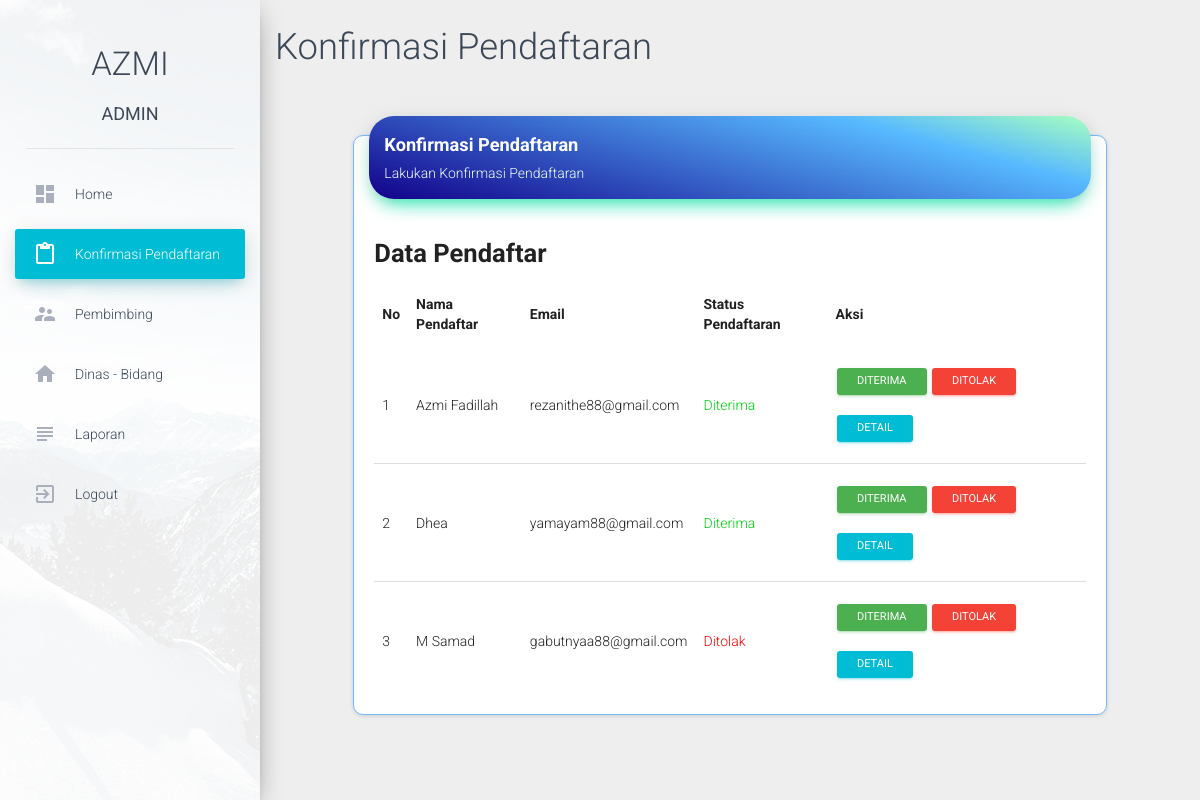
The page /dashboard/index.php?page=7 (signed in) on the database its author committed.
### tables this page shows
CREATE TABLE `pendaftaran` (
  `Id` int(11) NOT NULL,
  `nik` char(25) NOT NULL,
  `nama` varchar(100) DEFAULT NULL,
  `nama_panggilan` varchar(50) DEFAULT NULL,
  `tempat_lahir` varchar(50) DEFAULT NULL,
  `tanggal_lahir` date DEFAULT NULL,
  `jenis_kelamin` char(1) DEFAULT NULL,
  `telepon` varchar(15) NOT NULL,
  `alamat` text NOT NULL,
  `nama_akademik` varchar(200) NOT NULL,
  `jurusan_akademik` varchar(200) NOT NULL,
  `alamat_akademik` text NOT NULL,
  `tgl_masuk` date NOT NULL,
  `tgl_keluar` date NOT NULL,
  `id_dinas` int(11) NOT NULL,
  `nama_ayah` varchar(255) DEFAULT NULL,
  `tempat_lahir_ayah` varchar(255) DEFAULT NULL,
  `tanggal_lahir_ayah` date DEFAULT NULL,
  `pekerjaan_ayah` varchar(255) DEFAULT NULL,
  `telp_ayah` varchar(15) DEFAULT NULL,
  `nama_ibu` varchar(255) DEFAULT NULL,
  `tempat_lahir_ibu` varchar(255) DEFAULT NULL,
  `tanggal_lahir_ibu` date DEFAULT NULL,
  `pekerjaan_ibu` varchar(255) DEFAULT NULL,
  `telp_ibu` varbinary(15) DEFAULT NULL,
  `upload_surat` varchar(255) DEFAULT NULL,
  `upload_foto` varchar(255) DEFAULT NULL
);

CREATE TABLE `akun` (
  `Id` int(11) NOT NULL,
  `email` varchar(255) DEFAULT NULL,
  `password` varchar(255) DEFAULT NULL,
  `nama_admin` varchar(255) DEFAULT NULL,
  `role_user` varchar(255) DEFAULT NULL,
  `id_user` int(255) DEFAULT NULL
);

### dashboard/include/konfirmasi_pendaftaran.php (the view, shortened to what this page needs)
<h2>Konfirmasi Pendaftaran</h2>
<div class="row">
    <div class="col-sm-12 col-md-8 col-lg-10 col-lg-offset-1">
        <div class="card" style="margin-top: 50px">
            <div class="card-header" data-background-color="gb">
                <h4 class="title"><b>Konfirmasi Pendaftaran</b></h4>
                <p class="category">Lakukan Konfirmasi Pendaftaran</p>
            </div>
            <div class="card-content">
                <h3 style="overflow: hidden;"><b>Data Pendaftar</b></h3>
                <table class="table table-hover">
                    <thead>
                        <tr>
                            <td><b>No</b></td>
                            <td><b>Nama Pendaftar</b></td>
                            <td><b>Email</b></td>
                            <td><b>Status Pendaftaran</b></td>
                            <td><b>Aksi</b></td>
                        </tr>
                    </thead>
                    <tbody>
                        <?php
                        $query = "SELECT a.nama, a.id_dinas, a.id as id_daftar, b.id as id_akun, b.email, d.*, c.*
                                  FROM pendaftaran a, akun b, detail_pendaftaran c, dinas d
                                  WHERE a.id = b.id_user
                                  AND a.id_dinas = d.id
                                  AND b.role_user = 1
                                  AND c.id_user = a.id
                                  AND a.upload_foto != ''
                                  AND a.upload_surat != ''";
                        $exec = mysqli_query($conn, $query);
                        if ($exec) {
                            $total = mysqli_num_rows($exec);
                            if ($total > 0) {
                                while ($rows = mysqli_fetch_array($exec)) {
                                    $status = $rows['status_pendaftaran'];
                        ?>
                                    <tr>
                                        <td><?php echo ++$no; ?></td>
                                        <td><?php echo $rows['nama']; ?></td>
                                        <td><?php echo $rows['email']; ?></td>
                                        <td>
                                            <?php
                                            if ($status == 1) {
                                                print("<font color='##2ecc71'>Diterima</font>");
                                            } elseif ($status == 2) {
                                                print("<font color='red'>Ditolak</font>");
                                            } else {
                                                print("<font color='#e74c3c'>Belum Dikonfirmasi</font>");
                                            }
                                            ?>
                                        </td>
                                        <td>
                                            <a href='#id<?php echo $rows['id_daftar'] ?>' data-toggle='modal' class='btn btn-success btn-sm'>DiTerima</a>
                                            <a href='#reject<?php echo $rows['id_daftar'] ?>' data-toggle='modal' class='btn btn-danger btn-sm'>Ditolak</a>
                                            <a href="index.php?page=28&ida=<?php echo $rows['id_akun'] ?>&idd=<?php echo $rows['id_daftar'] ?>" class="btn btn-info btn-sm">Detail</a>
                                        </td>
                                    </tr>
                        <?php
                                }
                            } else {
                                echo "<td colspan='5' align='center'><h3><b>Belum ada siswa daftar</b></h3></td>";
                            }
                        } else {
                            echo mysqli_error($conn);
                        }
                        ?>
                    </tbody>
                </table>
            </div>
        </div>
    </div>
</div>

### rows shown on the page
pendaftaran: nama "Azmi Fadillah", akun.email "rezanithe88@gmail.com", shows "Diterima"
pendaftaran: nama "Dhea", akun.email "yamayam88@gmail.com", shows "Diterima"
pendaftaran: nama "M Samad", akun.email "gabutnyaa88@gmail.com", shows "Ditolak"

### other values the page prints
$nama_admin "AZMI"
$role "ADMIN"
